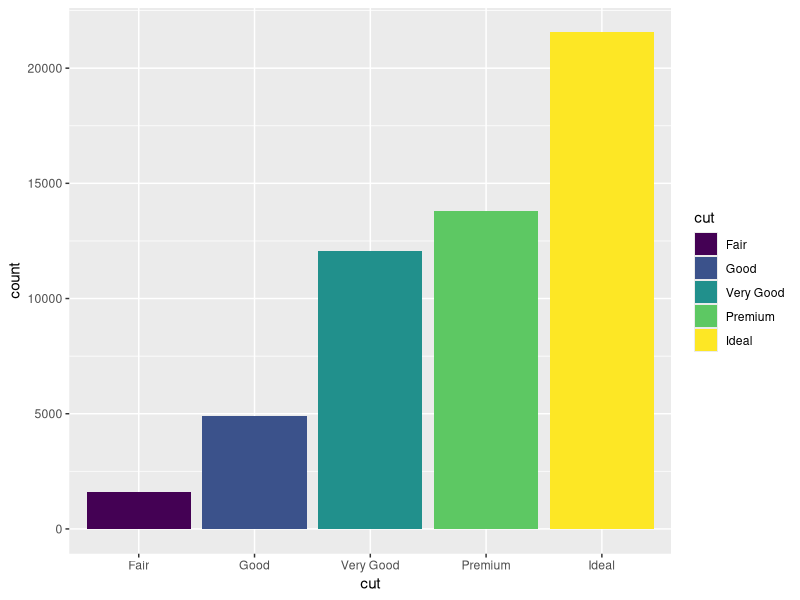

Write the R code that produced this figure.
# write your code below and then press the RUN CODE button
# for graphical output press the "Refresh Plot" link
 
library(tidyverse)
ggplot(data = diamonds) + 
  geom_bar(mapping = aes(x = cut, fill = cut))